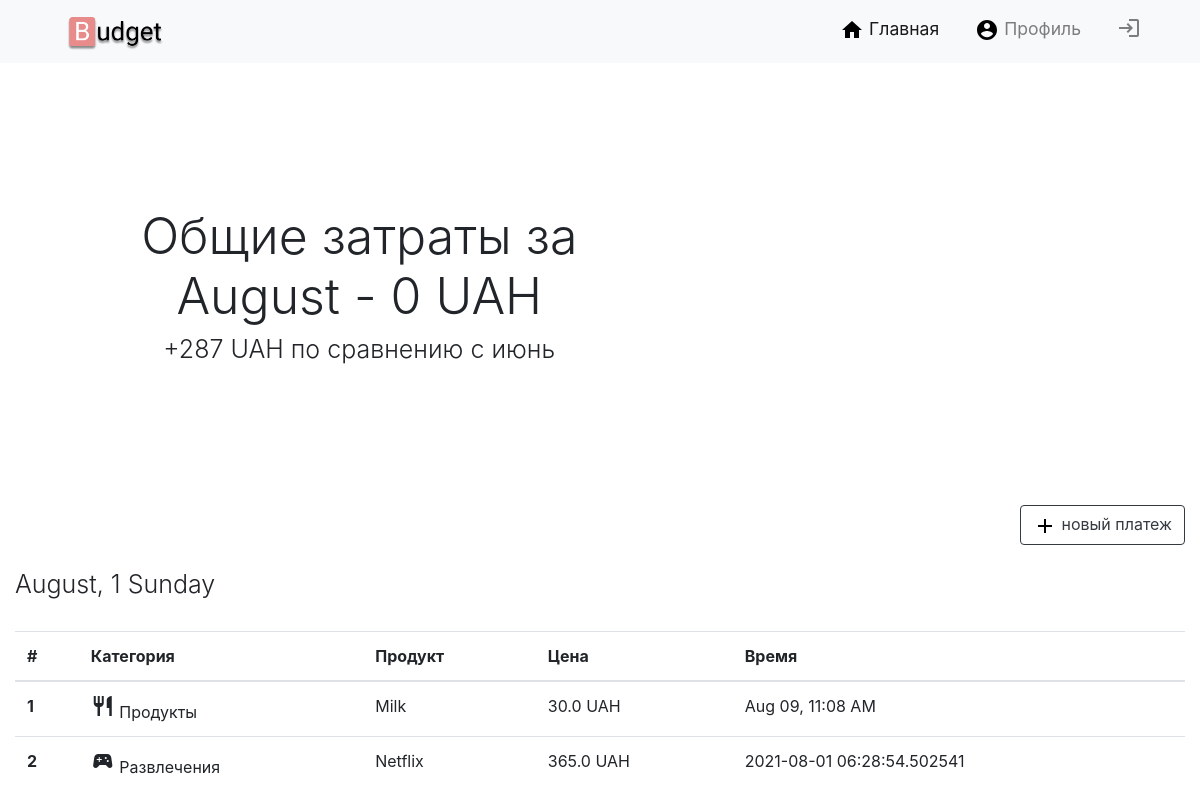
/dashboard/ (signed in), run on the app's committed database.
### app/dashboard/models.py (models this page shows)
class Expences(db.Model):
    id = db.Column(db.Integer, primary_key=True)
    category = db.Column(db.String(255), nullable=False)
    product = db.Column(db.String(255), nullable=False)
    price = db.Column(db.Float)
    user = db.Column(db.Integer)
    date_created = db.Column(db.DateTime, default=datetime.utcnow)

### app/dashboard/controllers.py (the view)
@board.route('/', methods=['POST', 'GET'])
@login_required
def dashboard():
    monthly_expences = 0
    form = AddExpenceForm()
    if request.method == 'POST' and form.validate():
        item_category = form.category_select.data
        item_product = form.product_name.data
        item_price = form.price_value.data
        new_item = Expences(category=item_category, product=item_product, price=item_price, user=current_user.id)
        db.session.add(new_item)
        db.session.commit()
        return redirect('/')
    else:
        exps = Expences.query.order_by(Expences.date_created.desc()).all()
        items = []
        for item in exps:
            if item.date_created.now().strftime("%Y-%m-%d") == datetime.now().strftime("%Y-%m-%d") and item.user == current_user.id:
                monthly_expences += item.price
            if item.user == current_user.id:
                items.append(item)
        return render_template(
            'dashboard/dashboard.html',
            items=items, form=form,
            date = datetime.now(),
            monthly_expences = monthly_expences,
            )

### app/dashboard/controllers.py (called while the page is built)
@login_manager.user_loader
def load_user(user_id):
    return User.query.get(int(user_id))

### app/templates/dashboard/dashboard.html (shortened to what this page needs)
<!DOCTYPE html>
<lang lang="en">
<head>
    <link rel="stylesheet" href="https://maxcdn.bootstrapcdn.com/bootstrap/4.0.0/css/bootstrap.min.css">
    <link rel="stylesheet" href="static/css/main.css">
    <link href="https://unpkg.com/aos@2.3.1/dist/aos.css" rel="stylesheet">
    <link rel="stylesheet" href="static/css/main.css">
</head>
    <nav class="navbar navbar-expand-md navbar-light bg-light sticky-top">
        <div class="container-fluid">
            <a href="#" style="text-decoration:none" class="navbar-brad"><img width="170px" src="static/img/logo.png" alt=""></a>
            <div class="collapse navbar-collapse" id="navbarResponsive">
                <ul class="navbar-nav ml-auto">
                    <li id="nav-item-up" class="nav-item active">
                        <a href="#" class="nav-link"><img src="static/img/home_black_24dp.svg" alt=""> Главная</a>
                    </li>
                    <li id="nav-item-down" class="nav-item">
                        <a href="#" class="nav-link"><img src="static/img/account_circle_black_24dp.svg" alt=""> Профиль </a>
                    </li>
                    <li id="nav-item-down" class="nav-item">
                        <a href="{{ url_for('auth.signout') }}" class="nav-link"><span class="material-icons"> login
                          </span></a>
                    </li>
                </ul>
            </div>
        </div>
    </nav>
    <div class="container-fluid">
        <div class="alert text-center">
          <div class="row xz">
           <div class="col-xs-6 col-md-6 xz2">
            <h1 class="display-4" style="font-size:50px">Общие затраты за {{ date.strftime("%B") }} - {{ monthly_expences }} UAH</h1>
            <h1 class="display-4" style="font-size:25px">+287 UAH по сравнению с июнь</h1>
          </div>
            <div class="col-xs-6 col-md-6" id="air" style="width: 500px; height: 400px;"></div>
        </div>
      </div>
    </div>
    <div class="container-fluid text-right">
        <button id="open_button" type="button" onTouchStart="open_form()" onclick="open_form()" class="btn btn-outline-dark"><img src="static/img/add_black_24dp.svg" alt=""> новый платеж</button><br><br>
      </div>
    {% set count = namespace(value=1) %}
    <div class="container-fluid text-left">
      {% for day, item in items|groupby("date_created.day")|reverse %}
        {% for i in item %}
          <h1 class="display-4" style="font-size: 25px;">{{ i.date_created.strftime("%B,") }} {{ day }} {{ i.date_created.strftime("%A") }}</h1><br>
        {% endfor %}
        <table class="table">
          <thead>
            <tr>
              <th scope="col">#</th>
              <th scope="col">Категория</th>
              <th scope="col">Продукт</th>
              <th scope="col">Цена</th>
              <th scope="col">Время</th>
            </tr>
          </thead>
          <tbody>
            {% for i in item %}
              <tr>
                <th scope="row">{{ count.value }}</th>
                {% set count.value = count.value + 1 %}
                {% if i.category == 'Развлечения' %}
                  <td><span class="material-icons">sports_esports</span> {{ i.category }}</td>
                {% elif i.category == 'Продукты' %}
                  <td><span class="material-icons">restaurant</span>  {{ i.category }}</td>
                {% endif %}
                <td>{{ i.product }}</td>
                <td>{{ i.price }} UAH</td>
                <td><span id="time">{{ i.date_created }}</span></td>
              </tr>
            {% endfor %}
          </tbody>
        </table>
        {% set count.value = 1 %}
        {% endfor %}
    </div>
</body>
</html>

### app/static/css/main.css (style rules this page uses)
.navbar-nav li { padding-right: 20px; }
.nav-link { font-size: 1.1em !important; }
@media (min-width: 770px) { .xz { margin-left: 50px; } }
@media (min-width: 770px) { .xz2 { margin-top: 130px; } }

### data on the page
Expences: date_created "August,", user "1", date_created "Sunday", value "1", category "Продукты", product "Milk", price "30.0"
Expences: value "2", category "Развлечения", product "Netflix", price "365.0", date_created "2021-08-01 06:28:54.502541"

### other printed values
{{ monthly_expences }} "0"
